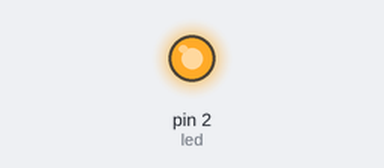
The sketch below on a simulated Arduino Uno, built with avr-gcc and run on an emulated ATmega328P. Parts: output pins drawn as LEDs (lit = HIGH).

Above: at 0.1 s.
At 27.1 s:
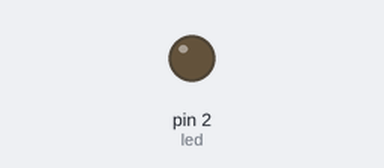
Timing chart, 0 to 28.6 s (numbered marks = the images above):
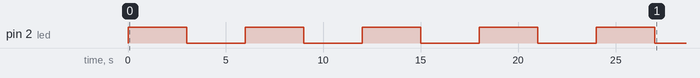

The sketch:

code_bai17.ino
```cpp
int led = 2;
void setup()
{
  pinMode(led,OUTPUT);
  int i = 0;
  while(i<5)
  {
    digitalWrite(led,HIGH);
    delay(3000);
    digitalWrite(led,LOW);
    delay(3000);
    i=i+1;
  }
}
void loop()
{
}
```
